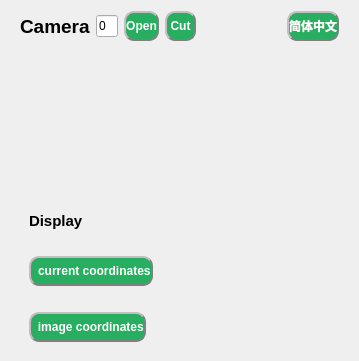
            <widget class="QWidget" name="body_right_widget" native="true">
             <property name="styleSheet">
              <string notr="true"/>
             </property>
             <layout class="QVBoxLayout" name="verticalLayout_10" stretch="1,1,7,2">
              <property name="leftMargin">
               <number>10</number>
              </property>
              <property name="topMargin">
               <number>1</number>
              </property>
              <property name="rightMargin">
               <number>10</number>
              </property>
              <property name="bottomMargin">
               <number>0</number>
              </property>
              <item>
               <widget class="QWidget" name="widget_21" native="true">
                <layout class="QHBoxLayout" name="horizontalLayout_16" stretch="2,1,2,2,5,2">
                 <property name="leftMargin">
                  <number>10</number>
                 </property>
                 <property name="topMargin">
                  <number>10</number>
                 </property>
                 <property name="rightMargin">
                  <number>10</number>
                 </property>
                 <property name="bottomMargin">
                  <number>10</number>
                 </property>
                 <item>
                  <widget class="QLabel" name="camara_show">
                   <property name="font">
                    <font>
                     <family>Arial</family>
                     <pointsize>14</pointsize>
                     <weight>75</weight>
                     <bold>true</bold>
                    </font>
                   </property>
                   <property name="text">
                    <string>Camera</string>
                   </property>
                  </widget>
                 </item>
                 <item>
                  <widget class="QLineEdit" name="camera_edit">
                   <property name="styleSheet">
                    <string notr="true"/>
                   </property>
                   <property name="text">
                    <string>0</string>
                   </property>
                  </widget>
                 </item>
                 <item>
                  <widget class="QPushButton" name="open_camera_btn">
                   <property name="minimumSize">
                    <size>
                     <width>0</width>
                     <height>30</height>
                    </size>
                   </property>
                   <property name="font">
                    <font>
                     <family>Arial</family>
                     <weight>75</weight>
                     <bold>true</bold>
                    </font>
                   </property>
                   <property name="cursor">
                    <cursorShape>PointingHandCursor</cursorShape>
                   </property>
                   <property name="styleSheet">
                    <string notr="true">background-color: rgb(39, 174, 96);
color: rgb(255, 255, 255);
border-radius: 10px;
border: 2px groove gray;
border-style: outset;</string>
                   </property>
                   <property name="text">
                    <string>Open</string>
                   </property>
                  </widget>
                 </item>
                 <item>
                  <widget class="QPushButton" name="yolov5_cut_btn">
                   <property name="minimumSize">
                    <size>
                     <width>0</width>
                     <height>30</height>
                    </size>
                   </property>
                   <property name="font">
                    <font>
                     <family>Arial</family>
                     <weight>75</weight>
                     <bold>true</bold>
                    </font>
                   </property>
                   <property name="cursor">
                    <cursorShape>PointingHandCursor</cursorShape>
                   </property>
                   <property name="styleSheet">
                    <string notr="true">background-color: rgb(39, 174, 96);
color: rgb(255, 255, 255);
border-radius: 10px;
border: 2px groove gray;
border-style: outset;</string>
                   </property>
                   <property name="text">
                    <string>Cut</string>
                   </property>
                  </widget>
                 </item>
                 <item>
                  <widget class="QWidget" name="widget_22" native="true"/>
                 </item>
                 <item>
                  <widget class="QPushButton" name="language_btn">
                   <property name="minimumSize">
                    <size>
                     <width>0</width>
                     <height>30</height>
                    </size>
                   </property>
                   <property name="font">
                    <font>
                     <family>Arial</family>
                     <weight>75</weight>
                     <bold>true</bold>
                    </font>
                   </property>
                   <property name="cursor">
                    <cursorShape>PointingHandCursor</cursorShape>
                   </property>
                   <property name="styleSheet">
                    <string notr="true">background-color: rgb(39, 174, 96);
color: rgb(255, 255, 255);
border-radius: 10px;
border: 2px groove gray;
border-style: outset;</string>
                   </property>
                   <property name="text">
                    <string>简体中文</string>
                   </property>
                  </widget>
                 </item>
                </layout>
               </widget>
              </item>
              <item>
               <widget class="QLabel" name="prompts_lab">
                <property name="minimumSize">
                 <size>
                  <width>0</width>
                  <height>110</height>
                 </size>
                </property>
                <property name="font">
                 <font>
                  <pointsize>14</pointsize>
                  <weight>75</weight>
                  <bold>true</bold>
                 </font>
                </property>
                <property name="styleSheet">
                 <string notr="true">color: rgb(255, 0, 0);</string>
                </property>
                <property name="text">
                 <string/>
                </property>
                <property name="wordWrap">
                 <bool>true</bool>
                </property>
               </widget>
              </item>
              <item>
               <widget class="QWidget" name="widget_28" native="true">
                <layout class="QHBoxLayout" name="horizontalLayout_20" stretch="1,8,1">
                 <property name="leftMargin">
                  <number>0</number>
                 </property>
                 <property name="topMargin">
                  <number>0</number>
                 </property>
                 <property name="rightMargin">
                  <number>0</number>
                 </property>
                 <property name="bottomMargin">
                  <number>0</number>
                 </property>
                 <item>
                  <widget class="QWidget" name="widget_29" native="true">
                   <property name="minimumSize">
                    <size>
                     <width>0</width>
                     <height>0</height>
                    </size>
                   </property>
                  </widget>
                 </item>
                 <item>
                  <widget class="QLabel" name="show_camera_lab">
                   <property name="maximumSize">
                    <size>
                     <width>900</width>
                     <height>500</height>
                    </size>
                   </property>
                   <property name="font">
                    <font>
                     <weight>75</weight>
                     <bold>true</bold>
                    </font>
                   </property>
                   <property name="cursor">
                    <cursorShape>PointingHandCursor</cursorShape>
                   </property>
                   <property name="styleSheet">
                    <string notr="true"/>
                   </property>
                   <property name="text">
                    <string/>
                   </property>
                   <property name="alignment">
                    <set>Qt::AlignCenter</set>
                   </property>
                   <property name="margin">
                    <number>0</number>
                   </property>
                   <property name="indent">
                    <number>1</number>
                   </property>
                  </widget>
                 </item>
                 <item>
                  <widget class="QWidget" name="widget_30" native="true">
                   <property name="minimumSize">
                    <size>
                     <width>0</width>
                     <height>0</height>
                    </size>
                   </property>
                  </widget>
                 </item>
                </layout>
               </widget>
              </item>
              <item>
               <widget class="QWidget" name="widget_23" native="true">
                <layout class="QVBoxLayout" name="verticalLayout_9">
                 <item>
                  <widget class="QWidget" name="widget_24" native="true">
                   <layout class="QHBoxLayout" name="horizontalLayout_17" stretch="2,8">
                    <property name="leftMargin">
                     <number>10</number>
                    </property>
                    <property name="topMargin">
                     <number>10</number>
                    </property>
                    <property name="rightMargin">
                     <number>10</number>
                    </property>
                    <property name="bottomMargin">
                     <number>10</number>
                    </property>
                    <item>
                     <widget class="QLabel" name="connect_lab_3">
                      <property name="font">
                       <font>
                        <family>Arial</family>
                        <pointsize>11</pointsize>
                        <weight>75</weight>
                        <bold>true</bold>
                       </font>
                      </property>
                      <property name="text">
                       <string>Display</string>
                      </property>
                     </widget>
                    </item>
                    <item>
                     <widget class="QWidget" name="widget_25" native="true"/>
                    </item>
                   </layout>
                  </widget>
                 </item>
                 <item>
                  <widget class="QWidget" name="widget_26" native="true">
                   <layout class="QHBoxLayout" name="horizontalLayout_18" stretch="3,7">
                    <property name="leftMargin">
                     <number>10</number>
                    </property>
                    <property name="topMargin">
                     <number>10</number>
                    </property>
                    <property name="rightMargin">
                     <number>10</number>
                    </property>
                    <property name="bottomMargin">
                     <number>10</number>
                    </property>
                    <item>
                     <widget class="QPushButton" name="current_coord_btn">
                      <property name="minimumSize">
                       <size>
                        <width>0</width>
                        <height>30</height>
                       </size>
                      </property>
                      <property name="font">
                       <font>
                        <family>Arial</family>
                        <weight>75</weight>
                        <bold>true</bold>
                       </font>
                      </property>
                      <property name="cursor">
                       <cursorShape>PointingHandCursor</cursorShape>
                      </property>
                      <property name="styleSheet">
                       <string notr="true">background-color: rgb(39, 174, 96);
color: rgb(255, 255, 255);
border-radius: 10px;
border: 2px groove gray;
border-style: outset;</string>
                      </property>
                      <property name="text">
                       <string>  current coordinates</string>
                      </property>
                     </widget>
                    </item>
                    <item>
                     <widget class="QLabel" name="cuttent_coord_lab">
                      <property name="font">
                       <font>
                        <family>Arial</family>
                        <pointsize>10</pointsize>
                        <weight>75</weight>
                        <bold>true</bold>
                       </font>
                      </property>
                      <property name="styleSheet">
                       <string notr="true"/>
                      </property>
                      <property name="text">
                       <string/>
                      </property>
                     </widget>
                    </item>
                   </layout>
                  </widget>
                 </item>
                 <item>
                  <widget class="QWidget" name="widget_27" native="true">
                   <layout class="QHBoxLayout" name="horizontalLayout_19" stretch="3,7">
                    <property name="leftMargin">
                     <number>10</number>
                    </property>
                    <property name="topMargin">
                     <number>10</number>
                    </property>
                    <property name="rightMargin">
                     <number>10</number>
                    </property>
                    <property name="bottomMargin">
                     <number>10</number>
                    </property>
                    <item>
                     <widget class="QPushButton" name="image_coord_btn">
                      <property name="minimumSize">
                       <size>
                        <width>0</width>
                        <height>30</height>
                       </size>
                      </property>
                      <property name="font">
                       <font>
                        <family>Arial</family>
                        <weight>75</weight>
                        <bold>true</bold>
                       </font>
                      </property>
                      <property name="cursor">
                       <cursorShape>PointingHandCursor</cursorShape>
                      </property>
                      <property name="styleSheet">
                       <string notr="true">background-color: rgb(39, 174, 96);
color: rgb(255, 255, 255);
border-radius: 10px;
border: 2px groove gray;
border-style: outset;</string>
                      </property>
                      <property name="text">
                       <string>  image coordinates</string>
                      </property>
                     </widget>
                    </item>
                    <item>
                     <widget class="QLabel" name="img_coord_lab">
                      <property name="font">
                       <font>
                        <family>Arial</family>
                        <pointsize>15</pointsize>
                        <weight>75</weight>
                        <bold>true</bold>
                       </font>
                      </property>
                      <property name="styleSheet">
                       <string notr="true">background-color: rgb(255, 255, 255，200);</string>
                      </property>
                      <property name="text">
                       <string/>
                      </property>
                     </widget>
                    </item>
                   </layout>
                  </widget>
                 </item>
                </layout>
               </widget>
              </item>
             </layout>
            </widget>
